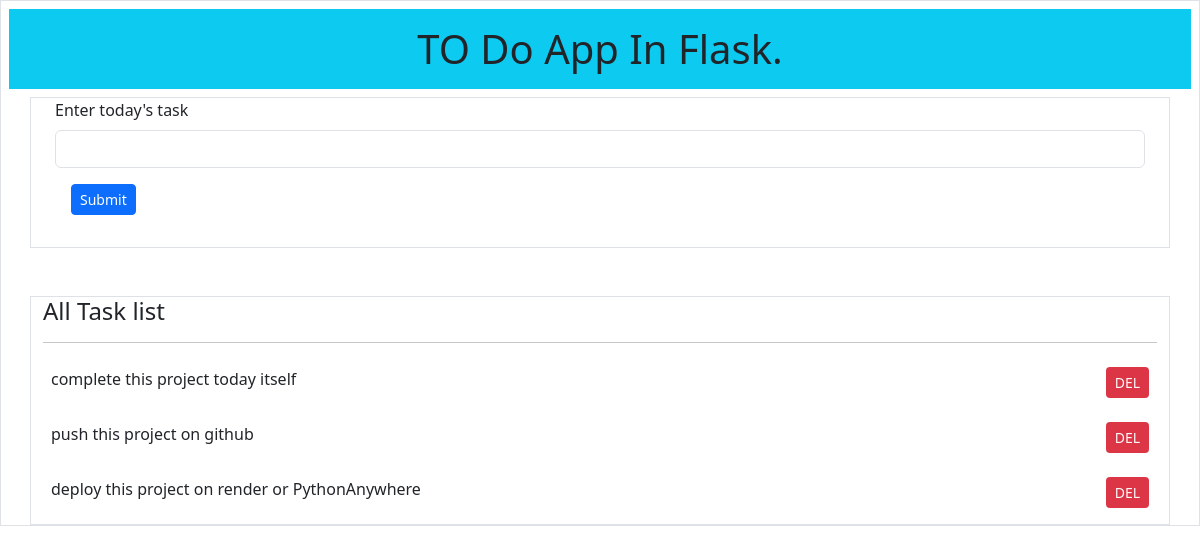
Before: / with the older database file.
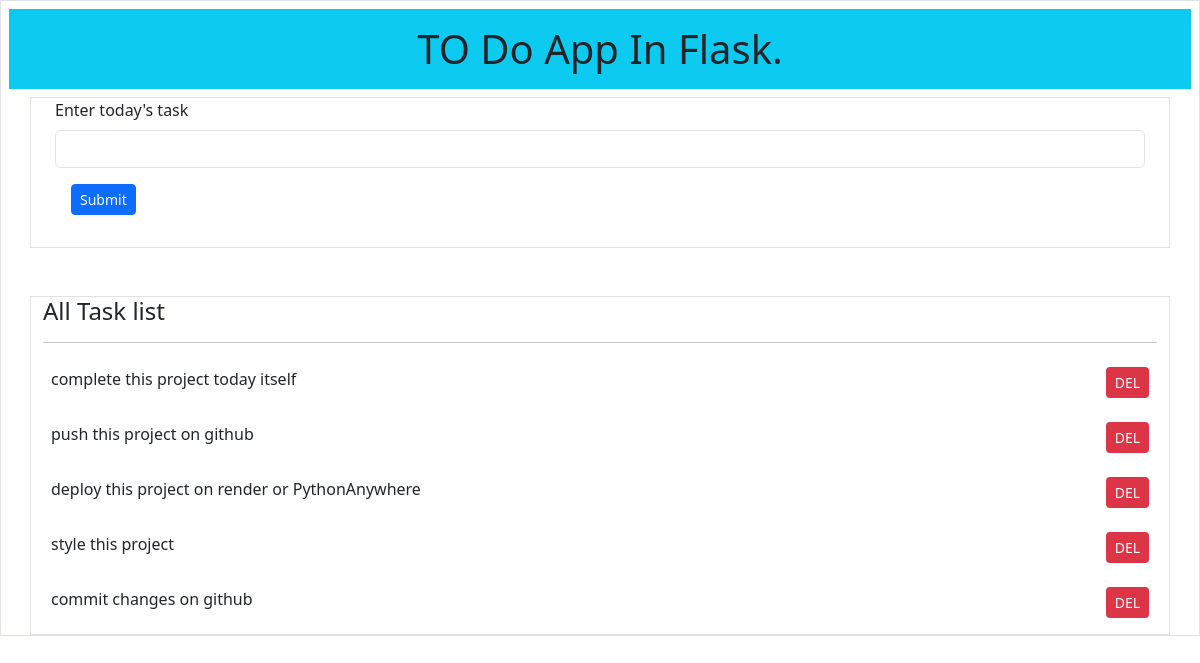
After: the same page with the newer database file.
### tables this page shows
CREATE TABLE todolist(id integer primary key autoincrement, task text not null);

### app.py (the view)
@app.route('/', methods=["POST", "GET"])
def index():
    db = get_database()
    task_cursor = db.execute("select * from todolist")
    alltasks = task_cursor.fetchall()
    return render_template("index.html", alltasks = alltasks)

### database.py (called while the page is built)
def connect_to_database():
    sql = sqlite3.connect("C:/Users/subodh/Desktop/todoapp/todoapp.db")
    sql.row_factory = sqlite3.Row
    return sql

def get_database():
    if not hasattr(g, "todo_db"):
        g.todo_db = connect_to_database()
    return g.todo_db

### templates/index.html (shortened to what this page needs)
<!doctype html>
<html lang="en">
  <head>
    <link href="https://cdn.jsdelivr.net/npm/bootstrap@5.3.0-alpha3/dist/css/bootstrap.min.css" rel="stylesheet">
  </head>
  <body>
    <div class="parent border">
        <header class="bg-info m-2">
            <h1 class="text-center p-3">TO Do App In Flask.</h1>
        </header>
        <form action="/inserttask" method="POST" class="mb-5 container border">
            <div class="mb-3 container">
              <label for="taskfield" class="form-label">Enter today's task</label>
              <input type="text" class="form-control" id="taskfield" name="todaystask">
              <button type="submit" class="btn btn-sm btn-primary m-3">Submit</button>
            </div>
        </form>
        <div class = "container border">
            <h4>All Task list</h4><hr/>
            {% for eachtask in alltasks %}
            <div class="d-flex justify-content-between mb-2 p-2">
                <div> {{ eachtask['task'] }} </div>
                <a href="{{ url_for('deletetask', id = eachtask['id'])}}"
                class="btn btn-sm bg-danger text-light">DEL</a>
            </div>
            {% endfor %}
        </div>
    </div>
  </body>
</html>

Changed rows visible on the page:
added todolist: task "style this project"
added todolist: task "commit changes on github"
